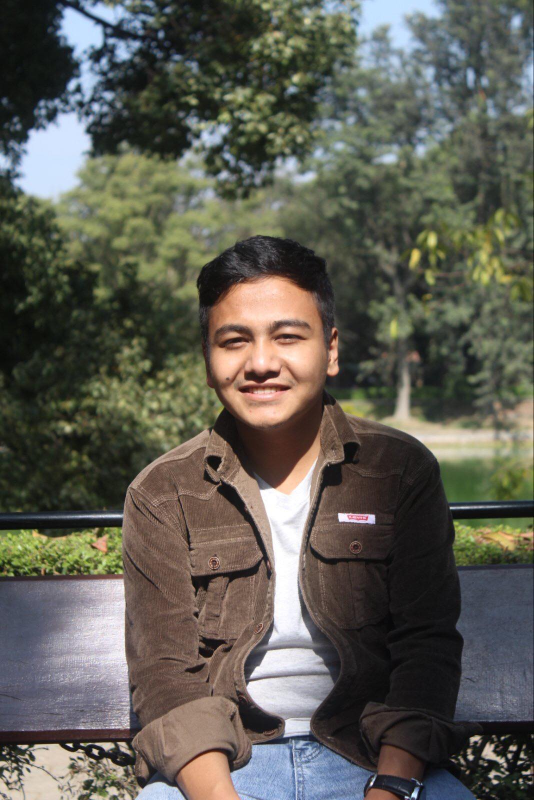
#> input picture assignment-6/sample_img.jpg, 1067 x 1600 px (shown at 1/2 size)
$ jupyter execute --allow-errors celebrity.ipynb
#> lines starting #> are read from the running program, lines starting #| are printed output that depends on the picture
<h1>Importing libraries</h1>

[cell 1]
import os
import cv2
import matplotlib.pyplot as plt
import numpy as np
#> (the rest of this cell did not finish here and is left out)

<h1>Reading Image</h1>

<p>The test image is also read so that we can find there is aleast one image matching, the test image is also in the dataset </p>

[cell 2]
sample_img = cv2.imread("sample_img.jpg")
#> sample_img is the input picture: shape (1600, 1067, 3); mean B, G, R 83.9, 93, 94.5
test_img = cv2.imread("test_img.jpg")
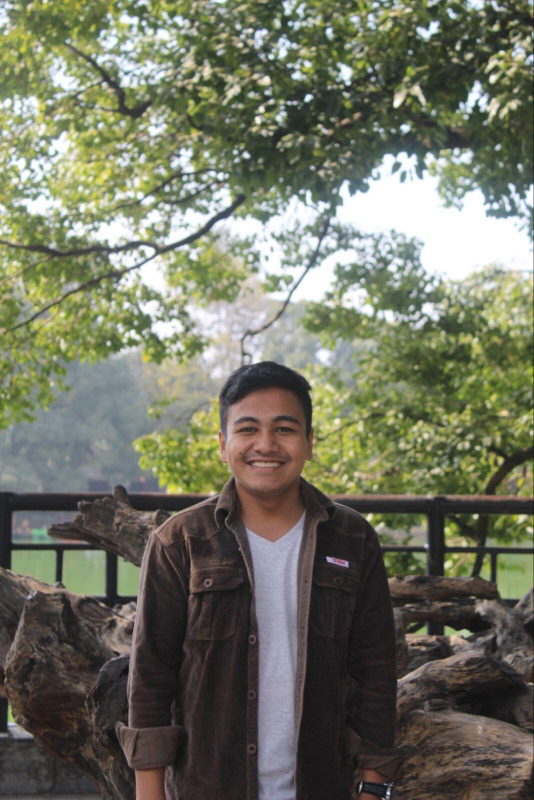
#> input picture assignment-6/test_img.jpg, 1067 x 1600 px (shown at 1/2 size)
#> test_img is the input picture: shape (1600, 1067, 3); mean B, G, R 98.8, 115.8, 113.8

[cell 3]
def plot_img(img):
    plt.imshow(cv2.cvtColor(img, cv2.COLOR_BGR2RGB))

[cell 4]
plot_img(sample_img)

[cell 5]
plot_img(test_img)

[cell 6]
def face_detection(img):
    faces = detect_face(img)
    print(faces)
    for bounding_box in faces:
        x = int(bounding_box[0])
        y = int(bounding_box[1])
        x2 = int(bounding_box[2])
        y2 = int(bounding_box[3])
        print(x,y,x2,y2)
        crop_face = img[y:y2,x:x2]
        crop_face = cv2.resize(crop_face,(160,160)) #convertion only works in (160,160) so resizing
        return crop_face

#> (a cell that did not finish here is left out)

#> (a cell that did not finish here is left out)

#> (a cell that did not finish here is left out)

<h2>Function to embedded the face image, it return embedded facial image</h2>

[cell 10]
def emb(img):
    embedding_img = embedder.embeddings(np.expand_dims(img,axis=0))
    return embedding_img

#> (a cell that did not finish here is left out)

#> (a cell that did not finish here is left out)

<h2>Function to compare the sample with another image</h2>
<p>If the images have 70% or more score, it will return a true value else it will return false</p>

[cell 13]
def compare(img1,img2):
    similarity_score = cosine_similarity(img1,img2)
    if similarity_score >= 0.70 :
        return True
    else:
        return False

<h2>for testing</h2>
<p>This was done to see if the imwrite() was working properly</p>

[cell 14]
filter_path = "/home/sujen/projects/c2c-ai/assignment-6/dataset/filter"
test_img_name = "test_img.jpg"
saving_path = filter_path + '/'+test_img_name
#> (the rest of this cell did not finish here and is left out)

<h1>Main loop</h1>
<p> checks the images in dataset and if matches with sample adds to filter folder</p>

[cell 15]
valid_image_extensions = [".jpg", ".jpeg", ".png", ".tif", ".tiff"]

filter_path = "/home/sujen/projects/c2c-ai/assignment-6/dataset/filter"
base_img_path = "/home/sujen/projects/c2c-ai/assignment-6/dataset/images"

for img_name in os.listdir(base_img_path):
    #checking to see if the extension is valid
    filename, file_extension = os.path.splitext(img_name)
    print(filename,file_extension)
    if file_extension in valid_image_extensions:
        #path is created for the reading of the image
        path = base_img_path +'/' +img_name
        #print(path)
        img = cv2.imread(path)
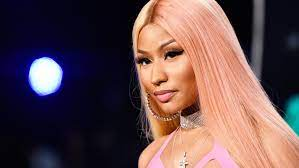
#> input picture assignment-6/dataset/images/image14.jpeg, 299 x 168 px, found by its file name
#> img is the input picture: shape (168, 299, 3); mean B, G, R 78.6, 76.2, 101.3
        #plot_img(img)
        try:
            face_img = face_detection(img)
            #plot_img(face_img)
            embedded_img = emb(face_img)
            #if write_var is true the images have more than 70% features match
            write_var = compare(embedding_sample,embedded_img)
            if write_var == True:
                #write_path is created for the writing of the image
                write_path = filter_path + '/' + img_name
                cv2.imwrite(write_path,img)
        except:
            continue
